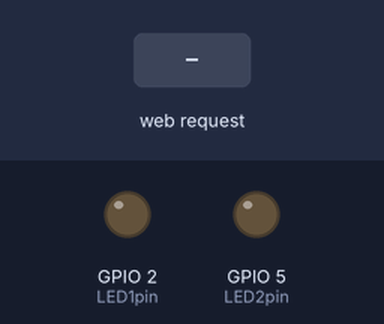
The sketch below on a simulated ESP32. Shown: output pins drawn as LEDs (lit = HIGH). Inputs (shaded band) come from the test bench. WiFi joins after 1.5 s; servers stay silent unless stated; what the sketch prints to the serial monitor is not drawn.

Above: at 2.8 s.
2.9 s: HTTP request GET /led1on received
At 4.0 s:
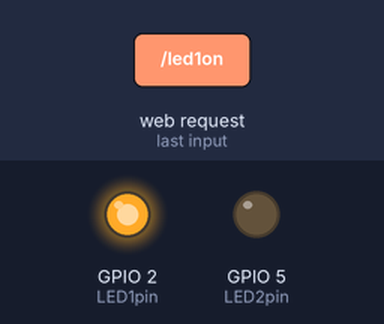
4.4 s: HTTP request GET /led2on received
At 5.1 s:
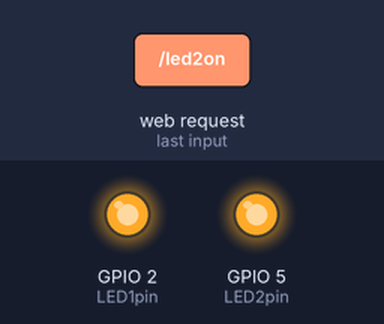
5.9 s: HTTP request GET /led1off received
At 6.2 s:
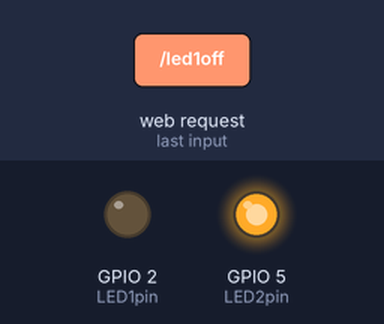
7.4 s: HTTP request GET /led2off received
At 8.6 s:
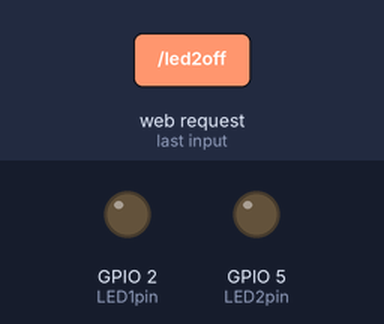
Timing chart, 0 to 9.9 s (numbered marks = the images above; inputs shaded):
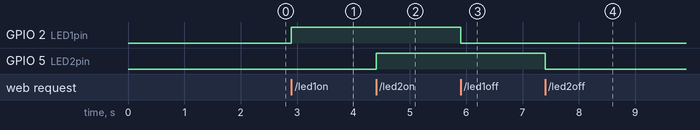

Measured:
- after the input at 2.9 s, GPIO 2 (LED1pin): LOW → HIGH at once
- after the input at 4.4 s, GPIO 5 (LED2pin): LOW → HIGH at once
- after the input at 5.9 s, GPIO 2 (LED1pin): HIGH → LOW at once
- after the input at 7.4 s, GPIO 5 (LED2pin): HIGH → LOW at once

The sketch:

SimpleWiFiServer.ino
```cpp
/*
* Basic Webserver to switch Pin 2 and 5 LED (Connect to Router OR AP Mode)
*/

#include <WiFi.h>
#include <WebServer.h>

bool RouterAP = true; //---True = connect to router, False = be AP

//---To use if on Router Mode
const char* Rssid = "CoetzeeAPn";  // Enter SSID here
const char* Rpassword = "OnlyByGrace";  //Enter Password here

//---To use if on AP Mode
const char* APssid = "ESP32";  // Enter SSID here
const char* APpassword = "12345678";  //Enter Password here
IPAddress local_ip(192,168,1,1);
IPAddress gateway(192,168,1,1);
IPAddress subnet(255,255,255,0);

//---declare an object of WebServer library
WebServer server(80);

const char* ssid = "";  // Enter SSID here
const char* password = "";  //Enter Password here

uint8_t LED1pin = 2;
bool LED1status = LOW;

uint8_t LED2pin = 5;
bool LED2status = LOW;

void setup() {
  Serial.begin(115200);
  delay(100);
  pinMode(LED1pin, OUTPUT);
  pinMode(LED2pin, OUTPUT);

  if (RouterAP) {
    ssid = Rssid;
    password = Rpassword;
    Serial.print("---=== Connecting to router SSID : "); Serial.print(ssid); Serial.println(" ===---");
    Serial.println(ssid);
    WiFi.begin(ssid, password); //---connect to your local wi-fi network

    while (WiFi.status() != WL_CONNECTED) {
      /*
      * --- WiFi.status() OPTIONS:
      * 0 - WL_IDLE_STATUS: a temporary status assigned when WiFi.begin() is called and remains active until the number of attempts expires (resulting in WL_CONNECT_FAILED) or a connection is established (resulting in WL_CONNECTED)
      * 1 - WL_NO_SSID_AVAIL: assigned when no SSID are available
      * 2 - WL_SCAN_COMPLETED: assigned when the scan networks is completed
      * 3 - WL_CONNECTED: assigned when connected to a Wi-Fi network
      * 4 - WL_CONNECT_FAILED: assigned when the connection fails for all the attempts
      * 5 - WL_CONNECTION_LOST: assigned when the connection is lost
      * 6 - WL_DISCONNECTED: assigned when disconnected from a network
      * 255 - WL_NO_SHIELD: assigned when no Wi-Fi shield is present
      */
      delay(100);
      Serial.print(".");
    }
    Serial.println("");
    Serial.println("WiFi connected..!");
    Serial.print("Got IP: ");  Serial.println(WiFi.localIP());
  } else {
    ssid = APssid;
    password = APpassword;
    Serial.print("---=== Setting up AP SSID : "); Serial.print(ssid); Serial.print(" ===---");
    WiFi.softAP(ssid, password);
    WiFi.softAPConfig(local_ip, gateway, subnet);
    delay(100);
  }

  /*
   * Specify which function to call on URL
   * server.on( URL , FUNCTION );
   * If URL is invalid
   * server.onNotFound(handle_NotFound);
  */
  server.on("/", handle_OnConnect);
  server.on("/led1on", handle_led1on);
  server.on("/led1off", handle_led1off);
  server.on("/led2on", handle_led2on);
  server.on("/led2off", handle_led2off);
  server.onNotFound(handle_NotFound);

  server.begin(); //---Start Server
  Serial.println("HTTP server started");
}


void loop() {
  server.handleClient();
  if(LED1status) {
    digitalWrite(LED1pin, HIGH);
  } else {
    digitalWrite(LED1pin, LOW);
  }

  if(LED2status) {
    digitalWrite(LED2pin, HIGH);
  }
  else {
    digitalWrite(LED2pin, LOW);
  }
}

void handle_OnConnect() {
  LED1status = LOW;
  LED2status = LOW;
  Serial.println("GPIO4 Status: OFF | GPIO5 Status: OFF");
  server.send(200, "text/html", SendHTML(LED1status,LED2status));
}

void handle_led1on() {
  LED1status = HIGH;
  Serial.println("GPIO2 Status: ON");
  server.send(200, "text/html", SendHTML(LED1status,LED2status));
}

void handle_led1off() {
  LED1status = LOW;
  Serial.println("GPIO2 Status: OFF");
  server.send(200, "text/html", SendHTML(LED1status,LED2status));
}

void handle_led2on() {
  LED2status = HIGH;
  Serial.println("GPIO5 Status: ON");
  server.send(200, "text/html", SendHTML(LED1status,LED2status));
}

void handle_led2off() {
  LED2status = LOW;
  Serial.println("GPIO5 Status: OFF");
  server.send(200, "text/html", SendHTML(LED1status,LED2status));
}

void handle_NotFound(){
  server.send(404, "text/plain", "Not found");
}

String SendHTML(uint8_t led1stat,uint8_t led2stat){
  String ptr = "<!DOCTYPE html> <html>\n";
  ptr +="<head><meta name=\"viewport\" content=\"width=device-width, initial-scale=1.0, user-scalable=no\">\n";
  ptr +="<title>LED Control</title>\n";
  ptr +="<style>html { font-family: Helvetica; display: inline-block; margin: 0px auto; text-align: center;}\n";
  ptr +="body{margin-top: 50px;} h1 {color: #444444;margin: 50px auto 30px;} h3 {color: #444444;margin-bottom: 50px;}\n";
  ptr +=".button {display: block;width: 80px;background-color: #3498db;border: none;color: white;padding: 13px 30px;text-decoration: none;font-size: 25px;margin: 0px auto 35px;cursor: pointer;border-radius: 4px;}\n";
  ptr +=".button-on {background-color: #3498db;}\n";
  ptr +=".button-on:active {background-color: #2980b9;}\n";
  ptr +=".button-off {background-color: #34495e;}\n";
  ptr +=".button-off:active {background-color: #2c3e50;}\n";
  ptr +="p {font-size: 14px;color: #888;margin-bottom: 10px;}\n";
  ptr +="</style>\n";
  ptr +="</head>\n";
  ptr +="<body>\n";
  ptr +="<h1>Jakes ESP Server</h1>\n";
  ptr +="<h3>Switching LED</h3>\n";

   if(led1stat)
  {ptr +="<p>LED1 Status: ON</p><a class=\"button button-off\" href=\"/led1off\">OFF</a>\n";}
  else
  {ptr +="<p>LED1 Status: OFF</p><a class=\"button button-on\" href=\"/led1on\">ON</a>\n";}

  if(led2stat)
  {ptr +="<p>LED2 Status: ON</p><a class=\"button button-off\" href=\"/led2off\">OFF</a>\n";}
  else
  {ptr +="<p>LED2 Status: OFF</p><a class=\"button button-on\" href=\"/led2on\">ON</a>\n";}

  ptr +="</body>\n";
  ptr +="</html>\n";
  return ptr;
}
```
